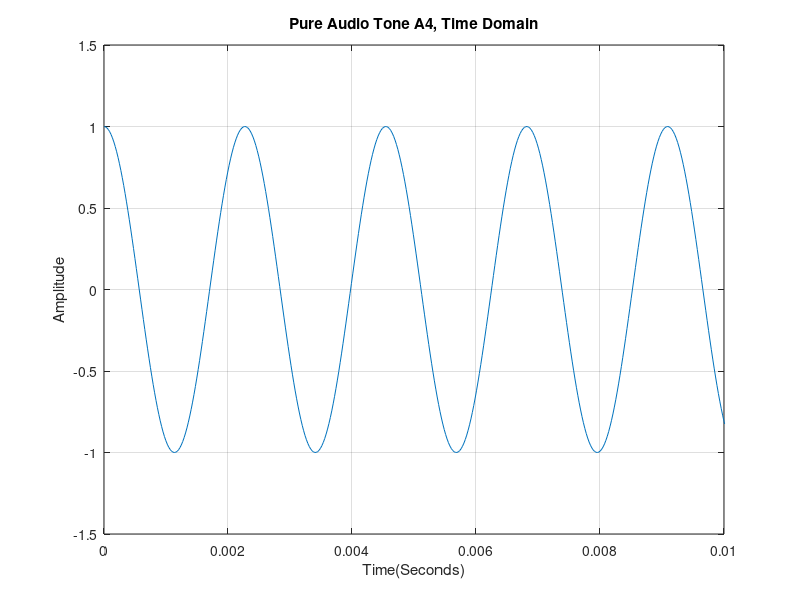
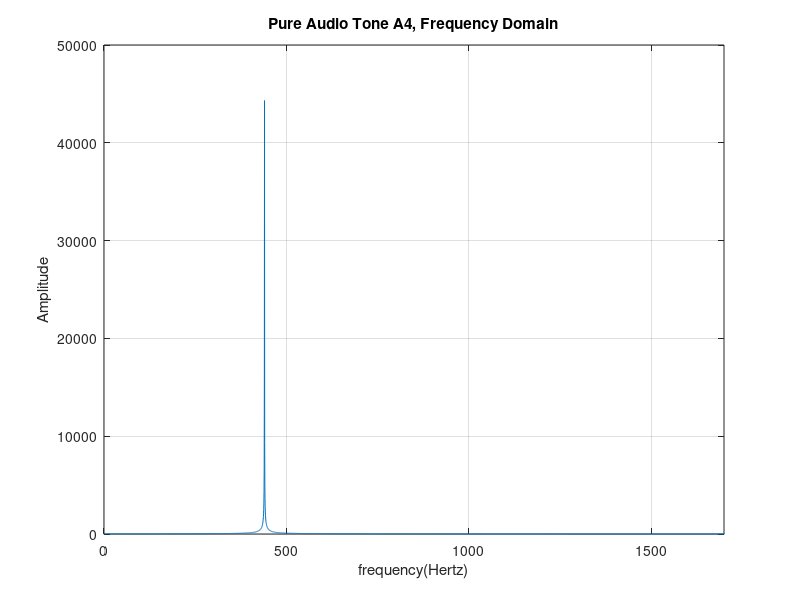
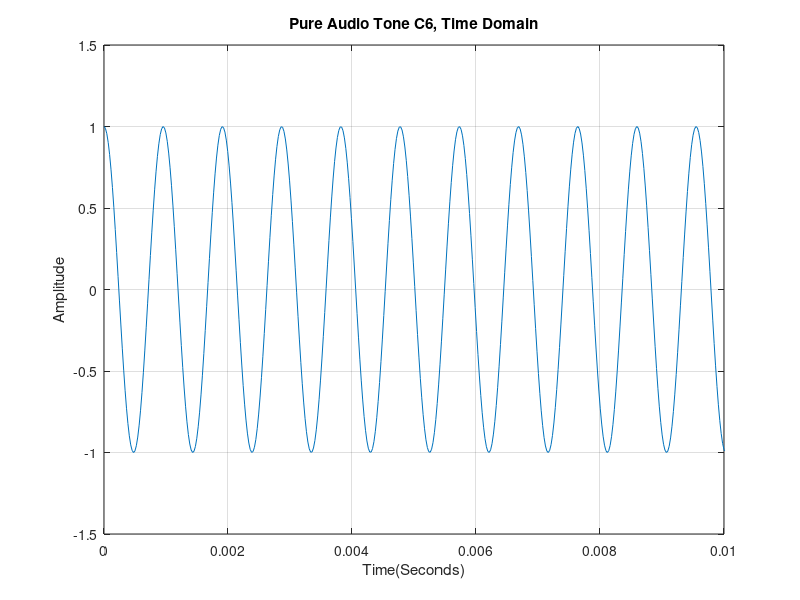
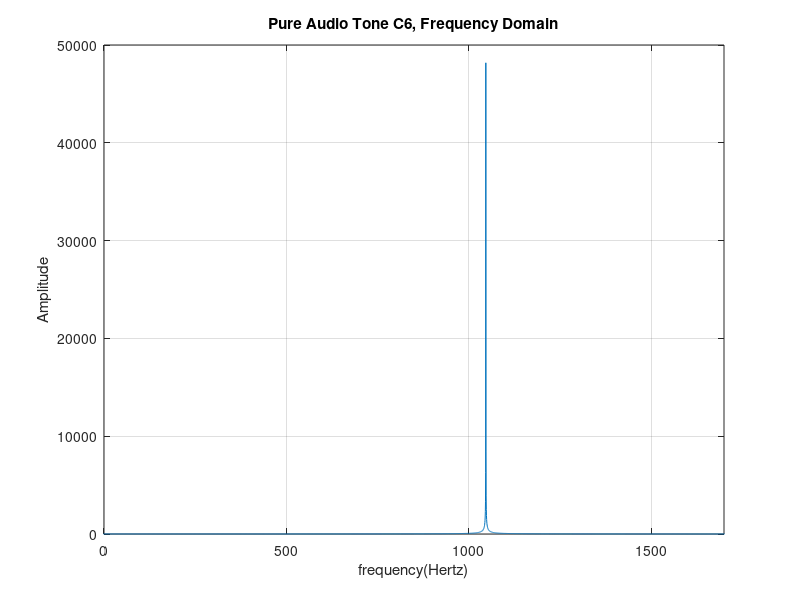

Here is the MATLAB script that generated these plots, in order: (Note: this script raises an error after producing the figures.)
%Initial variables.
clear;
pkg load signal;
fig = 1;
f1 = 440;  %Note A, 4th octive (A4).
f2 = 1047; %Note C, 6th octive (C6).
filter_cutoff_hz = 1000;
graph_limit = 1700;
sample_length = 100000;
fs = 44100;
int_freq = filter_cutoff_hz;

%Create a sample array for a 3KHz tone
t = [0 : 1/fs : sample_length/fs-1/fs];
audio1 = cos(2*pi*f1*t);
audio2 = cos(2*pi*f2*t);

%Mix the two tones together.
audio_mix = audio1.*audio2;

%Get the FFT of the three tones.
audio1_fft = fft(audio1,length(audio1));
audio2_fft = fft(audio2,length(audio2));
mixed_fft = fft(audio_mix,length(audio_mix));

%Calculate x-axis frequency values.
fft_len = sample_length;
dw = fs/fft_len;
x_axis = (-fs/2 : dw : fs/2-dw);

%plot the first tone in the time domain.
figure(fig);
fig = fig + 1;
plot(t, audio1);
xlim([0 .01]);
ylim([-1.5 1.5]);
title('Pure Audio Tone A4, Time Domain');
ylabel('Amplitude');
xlabel('Time(Seconds)');
grid on;

%Plot the first tone in the frequency domain.
figure(fig);
fig = fig + 1;
plot(x_axis, abs(fftshift(audio1_fft)));
xlim([0 graph_limit]);
title('Pure Audio Tone A4, Frequency Domain');
ylabel('Amplitude');
xlabel('frequency(Hertz)');
grid on;

%plot the second tone in the time domain.
figure(fig);
fig = fig + 1;
plot(t, audio2);
xlim([0 .01]);
ylim([-1.5 1.5]);
title('Pure Audio Tone C6, Time Domain');
ylabel('Amplitude');
xlabel('Time(Seconds)');
grid on;

%Plot the second tone in the frequency domain.
figure(fig);
fig = fig + 1;
plot(x_axis, abs(fftshift(audio2_fft)));
xlim([0 graph_limit]);
title('Pure Audio Tone C6, Frequency Domain');
ylabel('Amplitude');
xlabel('frequency(Hertz)');
grid on;

%Plot the mixing of the two tones in the time domain.
figure(fig);
fig = fig + 1;
plot(t, audio_mix);
xlim([0 .01]);
ylim([-1.5 1.5]);
title('Notes A4 and C6 Mixed Together, Time Domain');
ylabel('Amplitude');
xlabel('Time(Seconds)');
grid on;

%Plot the mixed tones in the frequency domain.
figure(fig);
fig = fig + 1;
plot(x_axis, abs(fftshift(mixed_fft)));
xlim([0 graph_limit]);
title('Notes A4 and C6 Mixed Together, Frequency Domain');
ylabel('Amplitude');
xlabel('frequency(Hertz)');
grid on;

%A plot of all the generated tones on the same graph.
figure(fig);
fig = fig + 1;
plot(x_axis, abs(fftshift(audio1_fft)),...
     x_axis, abs(fftshift(audio2_fft)),...
     x_axis, abs(fftshift(mixed_fft)));
xlim([0 1700]);
title('Overlay of All Tones');
ylabel('Amplitude');
xlabel('frequency(Hertz)');
legend('A4', 'C6', 'A4 and C6 Mixed', 'Location', 'SouthOutside');
grid on;

%Create a low-pass filter with a cutoff of 5KHz.
fstp = filter_cutoff_hz + 100; %Stopband edge frequency
N = 401; %Filter order
designFrqs = [0, filter_cutoff_hz, fstp, fs/2]/fs; %Design frequencies.
amplitudeResponse = [1, 1, 0, 0];%Desired amplitude response.
B1 = remez(N-1, 2*designFrqs, amplitudeResponse);

%Get the frequency response of the low-pass filter.
[H1 W1] = freqz(B1, 1, sample_length, 'whole');
h_plot1 = abs(fftshift(H1)/max(H1)*max(mixed_fft));

%plot the mixed, unfiltered output with low-pass filter overlay.
figure(fig);
fig = fig + 1;
plot(x_axis, abs(fftshift(mixed_fft)), x_axis, h_plot1);
xlim([0 graph_limit]);
title('Mixed Audio Spectrum With Low-pass Filter Overlay');
ylabel('Amplitude');
xlabel('frequency(Hz)');
legend('Audio Spectrum', 'Low-pass Filter', 'Location', 'SouthOutside');
grid on;

%Filter the mixed audio signal and retain the lower of the two frequencies.
output_filtered = filter(B1, 1, audio_mix);

%Get the spectrum of the final output.
output_filtered_fft = fft(output_filtered, sample_length);

%Plot the frequency spectrum of the final output.
figure(fig);
fig = fig + 1;
plot(x_axis, abs(fftshift(output_filtered_fft)));
xlim([20 graph_limit]);
title('Filtered Audio Spectrum');
ylabel('Amplitude');
xlabel('frequency(Hz)');
grid on;

%Play all the generated sounds.
sound(audio1, fs);
sound(audio2, fs);
sound(audio_mix, fs);
sound(output_filtered, fs);

%Save all the generated sounds to wave files.
audiowrite('./audio/a4.wav', audio1, fs);
audiowrite('./audio/c6.wav', audio2, fs);
audiowrite('./audio/a4c6_mixed.wav', audio_mix, fs);
audiowrite('./audio/a4c6_filtered.wav', output_filtered, fs);

